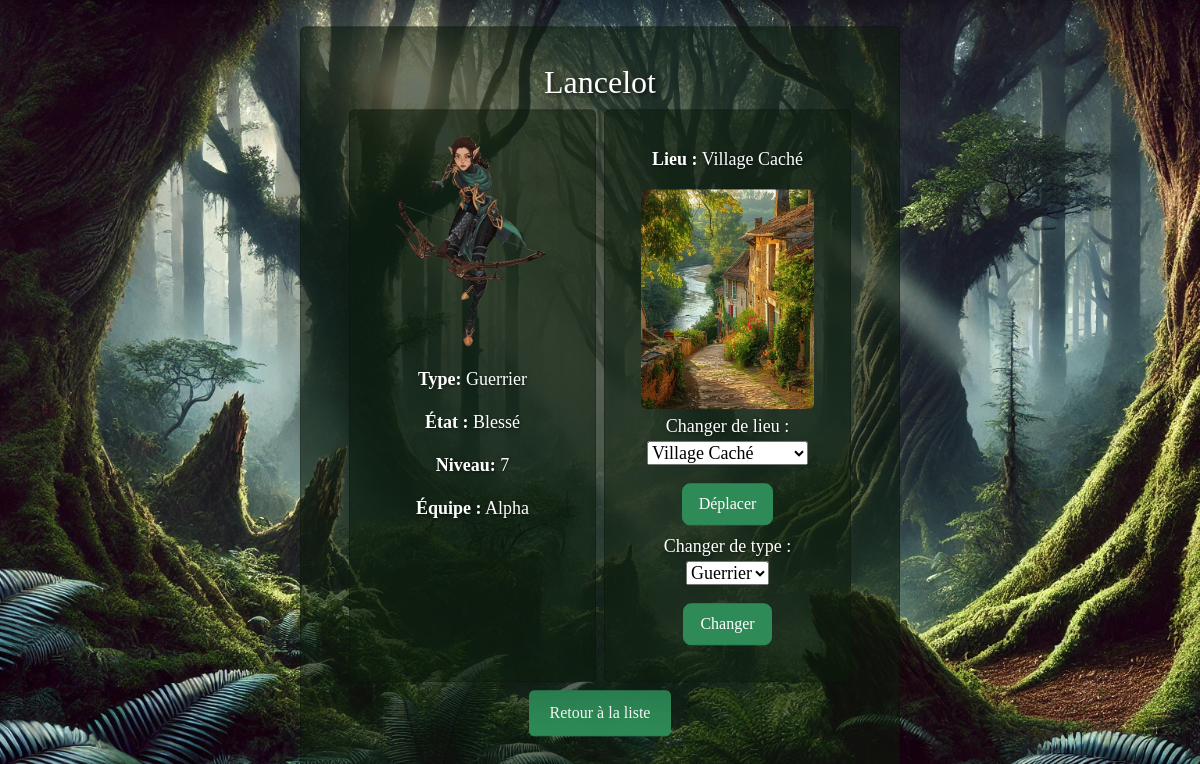
Page /character/C003/ on the committed database.
### jeu_de_role/models.py (models this page shows, shortened)
class Character(models.Model):
    id_character = models.CharField(max_length=100, primary_key=True)
    nom = models.CharField(max_length=100)
    etat = models.CharField(max_length=20)
    niveau = models.IntegerField(default=1)
    type = models.CharField(max_length=20, choices=[('Guerrier', 'Guerrier'), ('Mage', 'Mage'), ('Archer', 'Archer')])
    team = models.CharField(max_length=20)
    photo = models.ImageField(upload_to='characters/')
    lieu = models.ForeignKey(Lieu, on_delete=models.CASCADE)

class Lieu(models.Model):
    id_lieu = models.CharField(max_length=100, primary_key=True)
    nom = models.CharField(max_length=100)
    description = models.TextField(null=True, blank=True)
    type_lieu = models.CharField(max_length=50, choices=[('forteresse', 'Forteresse'), ('forêt', 'Forêt'), ('village', 'Village'), ('donjon', 'Donjon')])
    disponibilite = models.CharField(max_length=20, choices=[('libre', 'Libre'), ('occupé', 'Occupé')])
    niveau_acces = models.IntegerField(default=1)
    capacite_max = models.IntegerField(default=10)
    photo = models.ImageField(upload_to='lieux/')
    def __str__(self):
        return self.nom

### jeu_de_role/views.py (the view, shortened to what this page needs)
# urls.py: path('character/<str:id_character>/', views.character_detail, name='character_detail'),
def character_detail(request, id_character):
    character = get_object_or_404(Character, id_character=id_character)
    move_form = MoveForm(request.POST or None)
    type_form = ChangeTypeForm(request.POST or None) # Ne pas lier le formulaire à l'instance pour éviter les changements prématurés
    message = ""
    move_form = MoveForm(instance=character)
    type_form = ChangeTypeForm(instance=character)
    return render(request, 'jeu_de_role/character_detail.html', {
        'character': character,
        'move_form': move_form,
        'type_form': type_form,
        'message': message
    })

### jeu_de_role/forms.py
class MoveForm(forms.ModelForm):
    class Meta:
        model = Character
        fields = ['lieu']

class ChangeTypeForm(forms.ModelForm):
    class Meta:
        model = Character
        fields = ['type']

### jeu_de_role/templates/jeu_de_role/character_detail.html (shortened to what this page needs)
{% extends 'jeu_de_role/explore.html' %}
{% block content %}
<h2 class="text-center mb-2">{{ character.nom }}</h2>
<div class="container mt-2">
    <div class="row g-2">
        <div class="col-lg-6 col-md-6 col-sm-12 col-12">
            <div class="card shadow-lg h-100 d-flex flex-column">
                <img src="{{ character.photo.url }}" class="d-block img-fluid mx-auto mb-3" alt="{{ character.nom }}" >
                <p class="card-text"><strong>Type:</strong> {{ character.type }}</p>
                <p class="card-text"><strong>État :</strong> {{ character.etat }}</p>
                <p class="card-text"><strong>Niveau:</strong> {{ character.niveau }}</p>
                <p class="card-text"><strong>Équipe :</strong> {{ character.team }}</p>
            </div>
        </div>
        <div class="col-lg-6 col-md-6 col-sm-12 col-12">
            <div class="card shadow-lg h-100 d-flex flex-column">
                <div class="card-body">
                    <p class="card-text"><strong>Lieu :</strong> {{ character.lieu.nom }}</p>
                    <img src="{{ character.lieu.photo.url }}" class="img-fluid mt-1 rounded d-block mx-auto mb-1" alt="{{ character.lieu.nom }}">
                    <form method="POST" class="text-center">{% csrf_token %}
                        <p>Changer de lieu : {{ move_form.lieu }}</p>
                        <button type="submit" name="move" class="btn btn-lg text-white">Déplacer</button>
                    </form>
                    <form method="POST" class="text-center mt-2">{% csrf_token %}
                        <p>Changer de type : {{ type_form.type }}</p>
                        <button type="submit" name="change_type" class="btn btn-lg text-white">Changer</button>
                    </form>
                </div>
            </div>
        </div>
    </div>
    <div class="text-center">
        <a href="{% url 'explore' %}" class="btn mt-2 btn-lg">Retour à la liste</a>
    </div>
</div>
{% endblock %}

### static/jeu_de_role/css/jeu_de_role.css (style rules this page uses)
* { margin: 0; padding: 0; font-family: "Dela Gothic One"; }
body { background-image: url('/static/jeu_de_role/images/img1.jpg'); background-size: cover; background-position: center; background-attachment: fixed; height: 100vh; margin: 0; }
h2 { color: rgb(255, 255, 255); margin-bottom: 20px; text-shadow: 2px 2px 4px rgba(0, 0, 0, 0.7); }
p { color: rgb(255, 255, 255); font-size: 18px; text-shadow: 1px 1px 3px rgba(0, 0, 0, 0.5); }
.card { background-color: rgba(13, 27, 13, 0.6); margin-top: 0; padding: 20px; }
.center a { background-color: #2E8B57; text-decoration: none; color: white; padding: 10px 20px; border-radius: 5px; text-align: center; }
.card img { height: 220px; border-radius: 10px 10px 0 0; object-fit: cover; }
.card-text { text-align: center; }
.btn-lg { font-size: 16px;; background-color: #2E8B57; border-color: #2E8B57; }

### rows in the picture
Character: nom "Lancelot", photo (picture), type "Guerrier", etat "Blessé", niveau "7", team "Alpha", lieu.nom "Village Caché", lieu.photo (picture), lieu "Village Caché"
